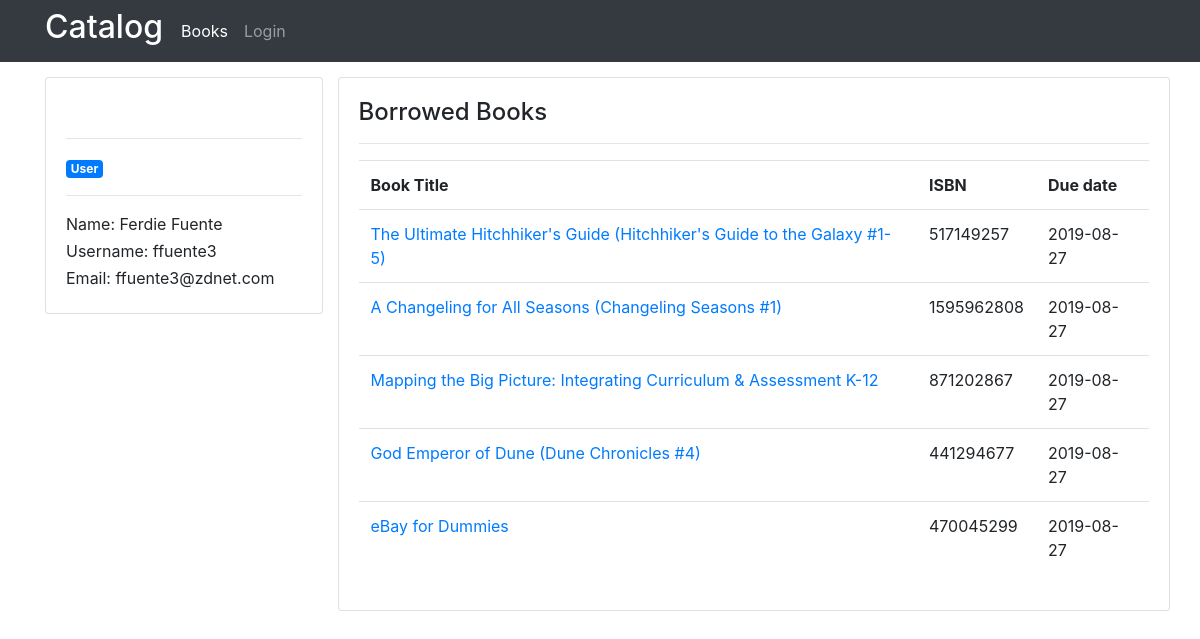
Page /user/ffuente3 on the committed database.
### catalog/models.py (models this page shows, shortened)
class User(db.Model, UserMixin):
    BORROW_LIMIT = 4
    id = db.Column(db.Integer, primary_key=True)
    username = db.Column(db.String(30), unique=True, nullable=False)
    first_name = db.Column(db.String(100), nullable=False)
    last_name = db.Column(db.String(100))
    email = db.Column(db.String(100), nullable=False, unique=True)
    password = db.Column(db.String(200), nullable=False)
    is_admin = db.Column(db.Boolean, unique=False, default=False)
    books = db.relationship('Book', backref='borrower', lazy=True)
    num_borrowed_books = db.Column(db.Integer, nullable=False, default=0)
    @property
    def full_name(self):
        return '{} {}'.format(self.first_name, self.last_name)

class Book(db.Model):
    id = db.Column(db.Integer, primary_key=True)
    title = db.Column(db.String(200), nullable=False)
    author = db.Column(db.String(200), nullable=False)
    average_rating = db.Column(db.Float, nullable=False)
    isbn = db.Column(db.String(10), nullable=False, unique=True)
    language = db.Column(db.String(20), nullable=False)
    num_pages = db.Column(db.Integer, nullable=False)
    rating_count = db.Column(db.Integer, nullable=False)
    text_review_count = db.Column(db.Integer, nullable=False)
    description = db.Column(db.String(1000), nullable=False)
    total_count = db.Column(db.Integer, nullable=False)
    is_borrowed = db.Column(db.Boolean, unique=False, default=False)
    borrowed_date = db.Column(db.DateTime, nullable=True)
    user_id = db.Column(db.Integer, db.ForeignKey('user.id'))
    def next_available(self):
        return (self.borrowed_date + timedelta(days=3)).date()

### catalog/users/routes.py (the view)
@users.route('/user/<string:username>')
def display_profile(username):
    user = User.query.filter_by(username=username).first()
    books = Book.query.filter_by(borrower=user).all()
    return render_template('profile.html', user_details=user, books=books)

### catalog/templates/profile.html (shortened to what this page needs)
{% extends 'nav.html' %}
{% block content %}
<div class="content-container">
    <div class="grid-container grid-row-profile">
        <div class="item-a">
            <div class="card">
                <div class="card-body">
                    <hr>
                    <div>
                        <div>
                            <span class="badge badge-primary">User</span>
                            <hr>
                        </div>
                        <div>
                            <p id="name"><span>Name: </span>{{ user_details.full_name }}</p>
                            <p id="username"><span>Username: </span>{{ user_details.username }}</p>
                            <p id="email"><span>Email: </span>{{ user_details.email }}</p>
                        </div>
                    </div>
                </div>
            </div>
        </div>
        <div>
            <div class="card">
                <div class="card-body">
                    <h4 class="section-header">Borrowed Books</h4>
                    <hr>
                    <table class="table">
                        <thead>
                            <tr>
                                <td><strong>Book Title</strong></td>
                                <td><strong>ISBN</strong></td>
                                <td><strong>Due date</strong></td></td>
                            </tr>
                        </thead>
                        <tbody>
                            {% for book in books %}
                                <tr>
                                    <td><a href="{{ url_for('books.display_book_details', book_id=book.id) }}">{{ book.title }}</a></td>
                                    <td>{{ book.isbn }}</td>
                                    <td>{{ book.next_available() }}</td>
                                </tr>
                            {% endfor %}
                        </tbody>
                    </table>
                </div>
            </div>
        </div>
    </div>
</div>
{% endblock %}

### catalog/static/css/style.css (style rules this page uses)
p { margin-bottom: 3px; }
.content-container { margin-top: 15px; }
.grid-container { display: grid; grid-template-columns: 25% 75%; grid-row-gap: 15px; grid-column-gap: 15px; }
.grid-row-profile { grid-template-rows: auto auto auto; }
.item-a { grid-column-start: 1; grid-column-end: 1; grid-row-start: 1; grid-row-end: 3; }

### rows in the picture
User: full_name "Ferdie Fuente", username "ffuente3", email "ffuente3@zdnet.com"
Book: title "The Ultimate Hitchhiker's Guide (Hitchhiker's Guide to the Galaxy #1-5)", isbn "517149257", next_available "2019-08-27"
Book: title "A Changeling for All Seasons (Changeling Seasons #1)", isbn "1595962808", next_available "2019-08-27"
Book: title "Mapping the Big Picture: Integrating Curriculum & Assessment K-12", isbn "871202867", next_available "2019-08-27"
Book: title "God Emperor of Dune (Dune Chronicles #4)", isbn "441294677", next_available "2019-08-27"
Book: title "eBay for Dummies", isbn "470045299", next_available "2019-08-27"
